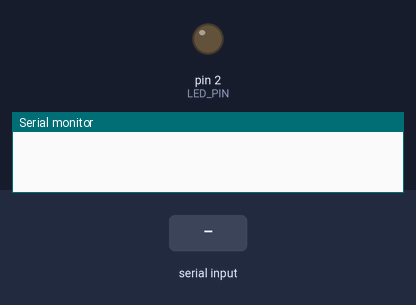
A sketch run on a simulated Arduino Uno, built with avr-gcc and run on an emulated ATmega328P. Shown: output pins drawn as LEDs (lit = HIGH), the last lines printed to the serial monitor. Inputs (shaded band) come from the test bench.

Above: at 1.2 s.
1.3 s: "200\n" received over Serial
At 2.0 s:
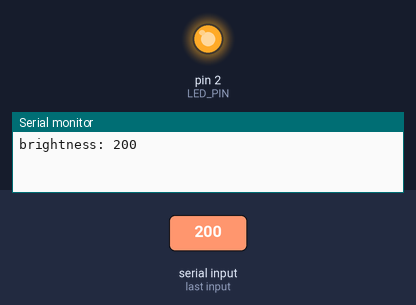
2.8 s: "90,45\n" received over Serial
At 3.1 s:
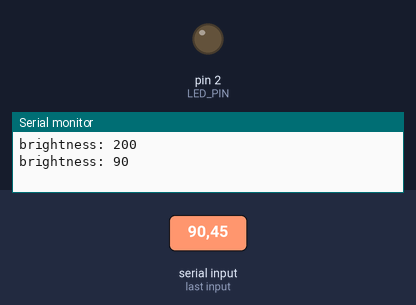
Timing chart, 0 to 5.8 s (numbered marks = the images above; inputs shaded):
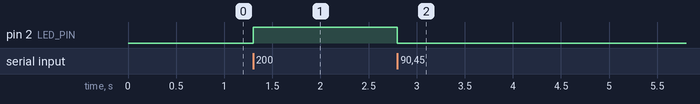

Measured:
- after the input at 1.3 s, pin 2 (LED_PIN): LOW → HIGH at once
- after the input at 2.8 s, pin 2 (LED_PIN): HIGH → LOW at once

The sketch:

day10-pwmsketch.ino
```cpp
constexpr uint8_t LED_PIN = 2;
int i = 0;
char buffer[32];
void setup() {

  pinMode(LED_PIN, OUTPUT);
  Serial.begin(115200);

}

void loop() {
  if(Serial.available() > 0){
    char c = Serial.read();
    if(c != '\n' && c != '\r'){
      if(i < sizeof(buffer) - 1){
        buffer[i] = c;
        i++;
      }
    }else{
      buffer[i] = '\0';
      int value = atoi(buffer);
      value = constrain(value,0,255);
      analogWrite(LED_PIN,value);
      Serial.print("brightness: ");
      Serial.println(value);
      i = 0;
    }
  }

}
```
